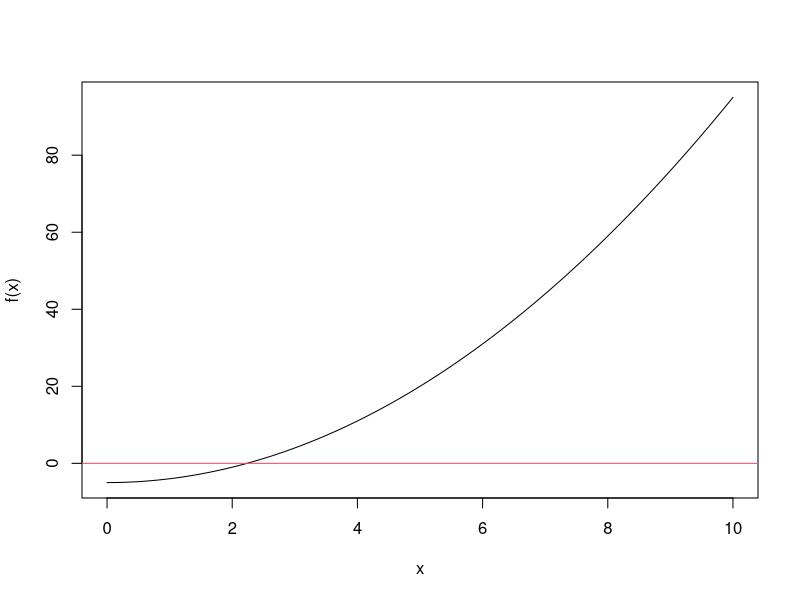
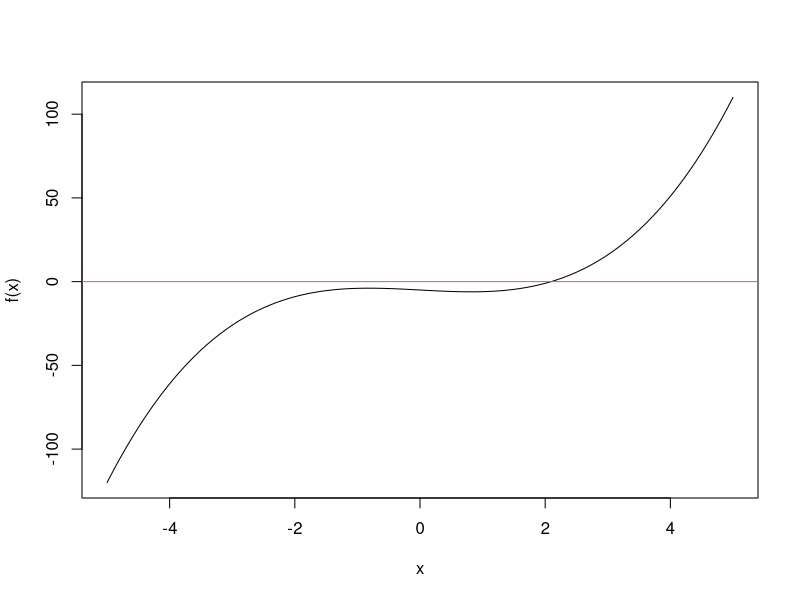
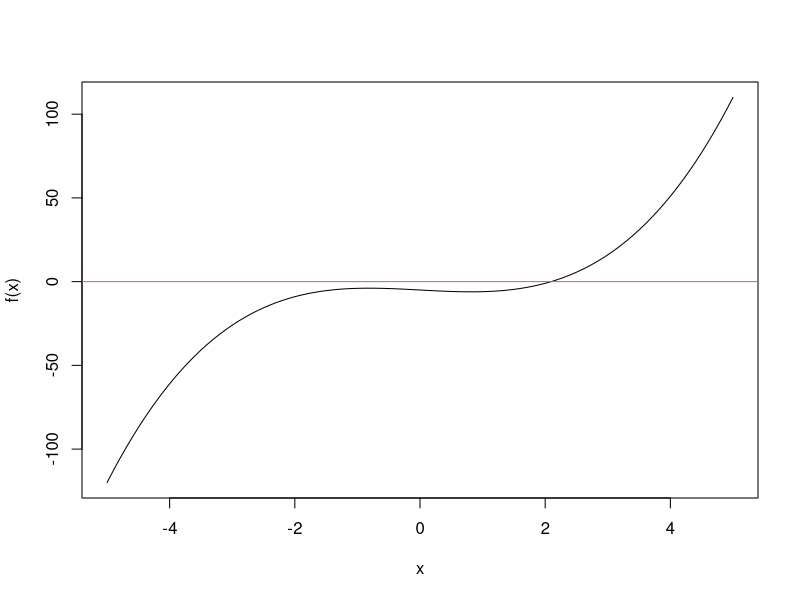

Source code (R) for these figures, in order:
f<-function(x) x^2-5
curve(f,0,10)
abline(h=0,col=2)
f.prima<-function(x) 2*x
x0<-2
x1<-x0-f(x0)/f.prima(x0); x1
x2<-x1-f(x1)/f.prima(x1); x2
x3<-x2-f(x2)/f.prima(x2); x3
x4<-x3-f(x3)/f.prima(x3); x4

f<-function(x) x^3-2*x-5
curve(f,-5,5)
abline(h=0,col=2)
f.prima<-function(x) 3*x*2-2


x0<-2
x1<-x0-f(x0)/f.prima(x0); x1
x2<-x1-f(x1)/f.prima(x1); x2
x3<-x2-f(x2)/f.prima(x2); x3
x4<-x3-f(x3)/f.prima(x3); x4


x0<--1
x1<-x0-f(x0)/f.prima(x0); x1
x2<-x1-f(x1)/f.prima(x1); x2
x3<-x2-f(x2)/f.prima(x2); x3
x4<-x3-f(x3)/f.prima(x3); x4


algoritmo.NR<-function(f, f.prima, x0, tol, nmax, dibuja=TRUE){
  if(!is.function(f) | !is.function(f.prima))
    stop('Los dos primeros argumentos deben ser funciones')
  
  if(dibuja){
    curve(f,x0-5,x0+5)
    abline(h=0,col=2)
  }

  xn<-x0
  for (n in 1:nmax){
    ant <- xn
    xn <- ant-f(ant)/f.prima(ant)
    
    print(xn)
    if(abs(xn-ant)<tol | is.nan(xn) | is.na(xn) ) break
  }
  
  if (n==nmax)
    warning('Se ha alcanzado el máximo de iteraciones')

  return(list(raiz=xn, nivel_tol = abs(xn-ant), niter=n ))  
}

algoritmo.NR(f,f.prima,0,0.001,100)

